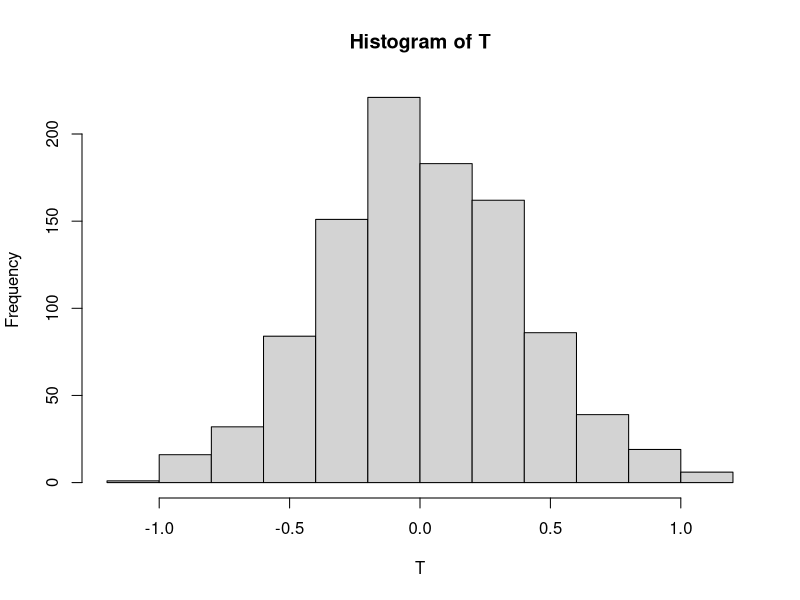
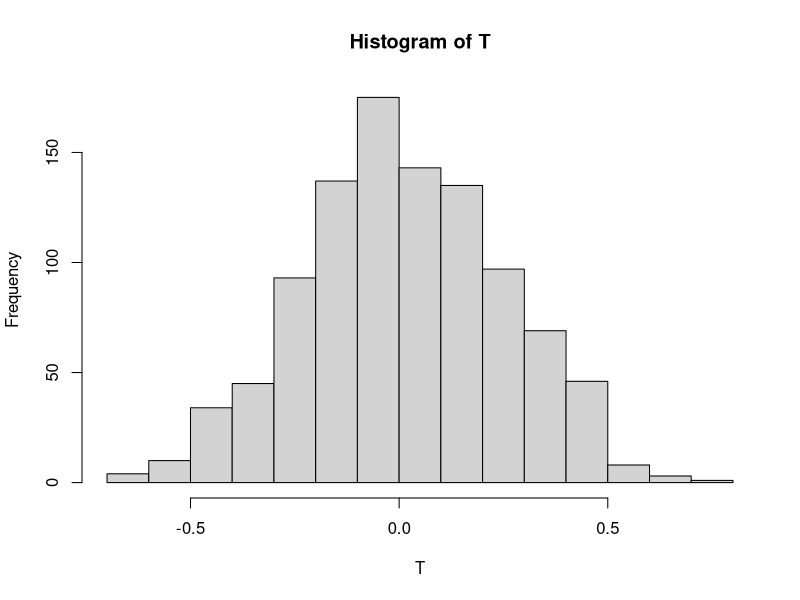
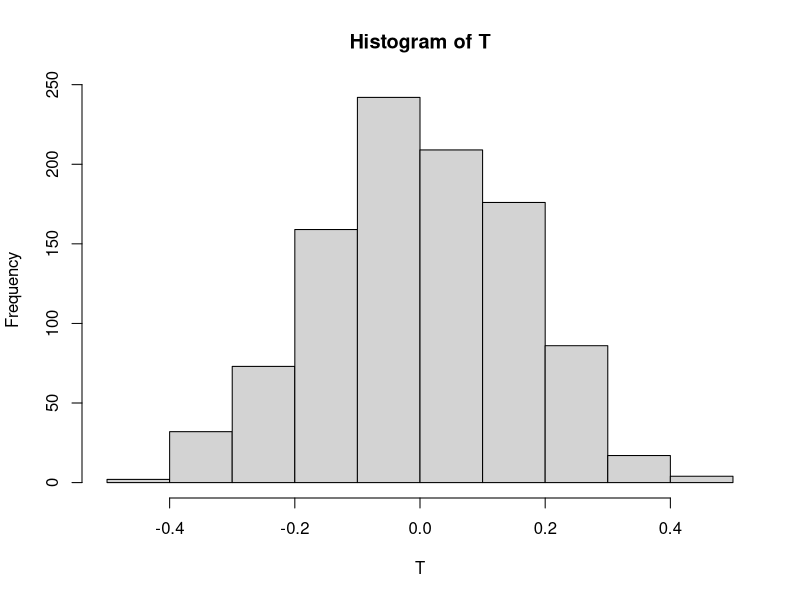
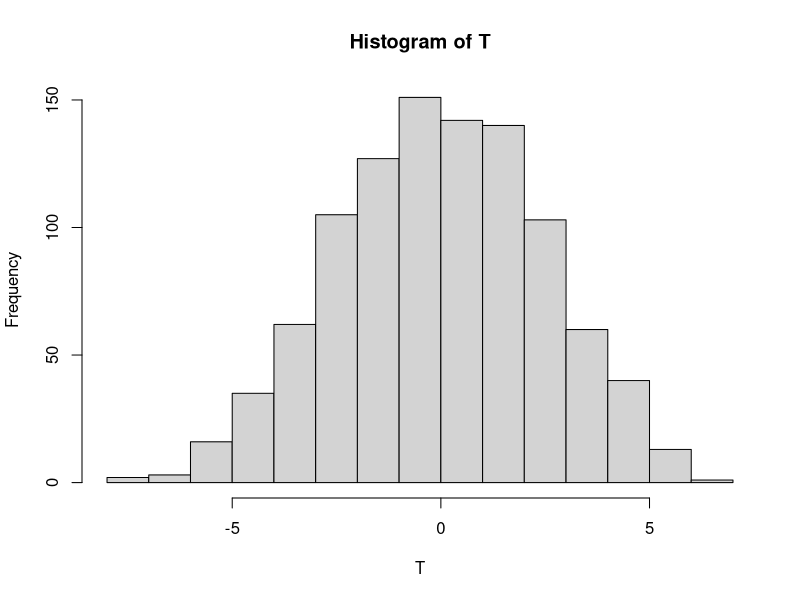
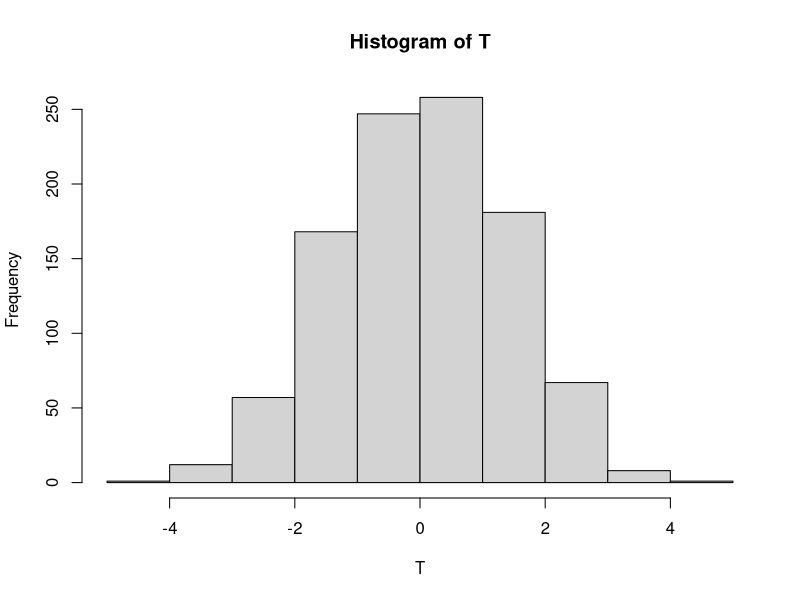

The R script that drew these images, in order:
#euro2012 

#orlen

x1przed=c(32.65,
          32.02,
          33.04,
          32.50,
          33.25,
          34.25,
          34.93)

x1po=c(36.60,
       35.65,
       36.05,
       35.19,
       34.98,
       34.50,
       33.50)

x1pog=x1po[length(x1po):1]
x1pog
x1przedg=x1przed[length(x1przed):1]
x1przedg


dane=c(x1przedg,x1pog)
dane
t=c(1:7)

a01=lm(x1przedg~t)$coefficients[2]
a02=lm(x1pog~t)$coefficients[2]
a01
a02
T0=a01-a02
T0

T=c()
N=1000
for (i in 1:N) {
        danep=sample(dane)
        T[i]=(lm(danep[1:7]~t)$coefficients[2])-lm(danep[8:14]~t)$coefficients[2]
}

hist(T)
T0
ASL=sum(abs(T)>=abs(T0))/1000
ASL
#h1
#indykpol

x2przed=c(40.00,
          40.00,
          41.00,
          40.00,
          42.16,
          40.25,
          40.29)

x2po=c(40.11,
       41.89,
       41.89,
       40.48,
       40.95,
       42.00,
       42.00)

x2pog=x2po[length(x2po):1]
x2pog
x2przedg=x2przed[length(x2przed):1]
x2przedg

dane=c(x2przedg,x2pog)
dane
t=c(1:7)
a01=lm(x2przedg~t)$coefficients[2]
a02=lm(x2pog~t)$coefficients[2]
a01
a02
T0=a01-a02
T0

T=c()
N=1000
for (i in 1:N) {
        danep=sample(dane)
        T[i]=(lm(danep[1:7]~t)$coefficients[2])-lm(danep[8:14]~t)$coefficients[2]
}
hist(T)
T0
ASL=sum(abs(T)>=abs(T0))/1000
ASL
#h0
#unicredit

x3przed=c(12.00,
          11.89,
          11.40,
          10.85,
          10.92,
          10.91,
          10.79)

x3po=c(11.05,
       10.52,
       10.75,
       10.74,
       10.33,
       10.38,
       12.20)

x3pog=x3po[length(x3po):1]
x3pog
x3przedg=x3przed[length(x3przed):1]
x3przedg

dane=c(x3przedg,x3pog)
dane
t=c(1:7)
a01=lm(x3przedg~t)$coefficients[2]
a02=lm(x3pog~t)$coefficients[2]
T0=a01-a02
a01
a02
T0

T=c()
N=1000
for (i in 1:N) {
        danep=sample(dane)
        T[i]=(lm(danep[1:7]~t)$coefficients[2])-lm(danep[8:14]~t)$coefficients[2]
}

ASL=sum(abs(T)>=abs(T0))/1000
hist(T)
T0
ASL
#h1 ledwo co 
#kghm
x4przed=c(130.40,
          126.00,
          126.50,
          125.50,
          128.00,
          125.10,
          122.50)

x4po=c(149.60,
       144.00,
       142.10,
       142.60,
       142.10,
       141.00,
       135.70)

x4pog=x4po[length(x4po):1]
x4pog
x4przedg=x4przed[length(x4przed):1]
x4przedg

dane=c(x4przedg,x4pog)
dane
t=c(1:7)
a01=lm(x4przedg~t)$coefficients[2]
a02=lm(x4pog~t)$coefficients[2]
T0=a01-a02
a01
a02
T0

T=c()
N=1000
for (i in 1:N) {
        danep=sample(dane)
        T[i]=(lm(danep[1:7]~t)$coefficients[2])-lm(danep[8:14]~t)$coefficients[2]
}

hist(T)
T0
ASL=sum(abs(T)>=abs(T0))/1000
ASL

#zywiec

x5przed=c(515.00,
          510.00,
          519.00,
          519.00,
          508.00,
          515.00,
          515.00)

x5po=c(505.00,
       505.00,
       508.00,
       505.00,
       513.00,
       510.00,
       517.50)

x5pog=x5po[length(x5po):1]
x5pog
x5przedg=x5przed[length(x5przed):1]
x5przedg

dane=c(x5przedg,x5pog)
dane
t=c(1:7)
a01=lm(x5przedg~t)$coefficients[2]
a02=lm(x5pog~t)$coefficients[2]
T0=a01-a02
a01
a02
T0

T=c()
N=1000
for (i in 1:N) {
        danep=sample(dane)
        T[i]=(lm(danep[1:7]~t)$coefficients[2])-lm(danep[8:14]~t)$coefficients[2]
}
hist(T)
T0
ASL=sum(abs(T)>=abs(T0))/1000
ASL
#h0 